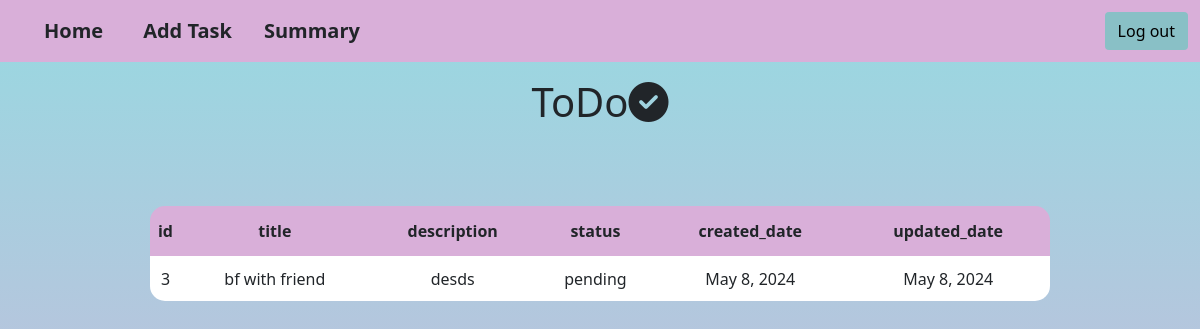
/myapp/tasks/3/ (signed in), run on the app's committed database.
### myapp/models.py (models this page shows, shortened)
class Task(models.Model):
    title=models.CharField(max_length=200)
    description=models.CharField(max_length=200)
    status_options=(
        ("completed","completed"),
        ("pending","pending")
        )
    status=models.CharField(max_length=200,choices=status_options,default="pending")
    user_object=models.ForeignKey(User,on_delete=models.CASCADE)
    created_date=models.DateField(auto_now_add=True)
    updated_date=models.DateField(auto_now=True)

### myapp/views.py (the view)
# urls.py: path("tasks/<int:pk>/",views.TaskDetailView.as_view(),name="task-detail"),
@method_decorator([signin_required,never_cache],name="dispatch")
class TaskDetailView(View):
    def get(self,request,*args,**kwargs):
        id=kwargs.get("pk")
        qs=Task.objects.get(id=id)
        return render(request,"task_detail.html",{"data":qs})

### myapp/decorator.py (called while the page is built)
def signin_required(fn):
    def wrapper(request,*args,**kwargs):
        if not request.user.is_authenticated:
            messages.error(request,"invalid session")
            return redirect("signin")
        else:
            return fn(request,*args,**kwargs)
    return wrapper

### myapp/templates/task_detail.html (shortened to what this page needs)
{% extends 'base.html' %}
{% block body_block %}
<h1 align="center" class="mt-3">ToDo<i class="fa-solid fa-circle-check"></i></h1>
<center>
<table>
    <tr id="h">
        <th>id</th>
        <th>title</th>
        <th>description</th>
        <th>status</th>
        <th>created_date</th>
        <th>updated_date</th>
    </tr>
    <tr>
        <td>{{data.id}}</td>
        <td>{{data.title}}</td>
        <td>{{data.description}}</td>
        <td>{{data.status}}</td>
        <td>{{data.created_date}}</td>
        <td>{{data.updated_date}}</td>
    </tr>
</table>
</center>
{% endblock %}

### myapp/templates/task_detail.html (style rules this page uses)
table { border-radius:15px;overflow: hidden; }
#h { background-color:#D9AFD9 ;height:50px;text-align:center; }
td { background-color: white;text-align: center;height: 45px; }
table { margin-top:80px;width:900px }

### myapp/templates/base.html (style rules this page uses)
body { background-color: #D9AFD9; background-image: linear-gradient(0deg, #D9AFD9 0%, #97D9E1 100%); background-repeat:no-repeat; background-size:100% 750px; }

### data on the page
Task: id "3", title "bf with friend", description "desds", status "pending", created_date "May 8, 2024", updated_date "May 8, 2024"
